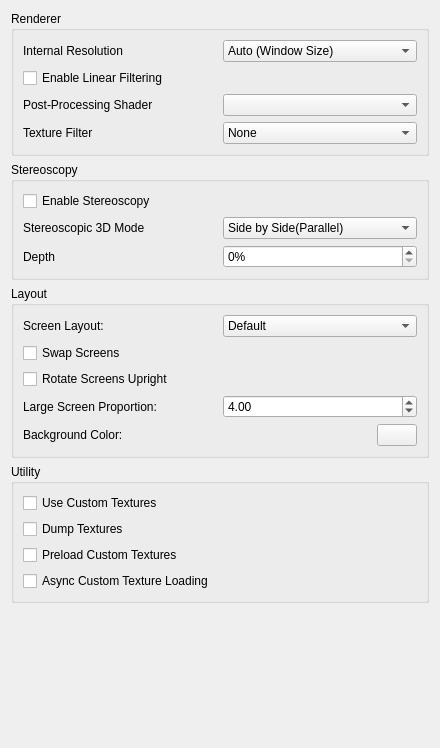
<?xml version="1.0" encoding="UTF-8"?>
<ui version="4.0">
 <class>ConfigureEnhancements</class>
 <widget class="QWidget" name="ConfigureEnhancements">
  <property name="geometry">
   <rect>
    <x>0</x>
    <y>0</y>
    <width>440</width>
    <height>748</height>
   </rect>
  </property>
  <property name="minimumSize">
   <size>
    <width>0</width>
    <height>0</height>
   </size>
  </property>
  <property name="windowTitle">
   <string>Form</string>
  </property>
  <layout class="QVBoxLayout" name="verticalLayout">
   <item>
    <widget class="QGroupBox" name="rendererBox">
     <property name="title">
      <string>Renderer</string>
     </property>
     <layout class="QVBoxLayout" name="verticalLayout_6">
      <item>
       <widget class="QWidget" name="widget_resolution" native="true">
        <layout class="QHBoxLayout" name="horizontalLayout">
         <property name="leftMargin">
          <number>0</number>
         </property>
         <property name="topMargin">
          <number>0</number>
         </property>
         <property name="rightMargin">
          <number>0</number>
         </property>
         <property name="bottomMargin">
          <number>0</number>
         </property>
         <item>
          <widget class="QLabel" name="resolution_label">
           <property name="text">
            <string>Internal Resolution</string>
           </property>
          </widget>
         </item>
         <item>
          <widget class="QComboBox" name="resolution_factor_combobox">
           <item>
            <property name="text">
             <string>Auto (Window Size)</string>
            </property>
           </item>
           <item>
            <property name="text">
             <string>Native (400x240)</string>
            </property>
           </item>
           <item>
            <property name="text">
             <string>2x Native (800x480)</string>
            </property>
           </item>
           <item>
            <property name="text">
             <string>3x Native (1200x720)</string>
            </property>
           </item>
           <item>
            <property name="text">
             <string>4x Native (1600x960)</string>
            </property>
           </item>
           <item>
            <property name="text">
             <string>5x Native (2000x1200)</string>
            </property>
           </item>
           <item>
            <property name="text">
             <string>6x Native (2400x1440)</string>
            </property>
           </item>
           <item>
            <property name="text">
             <string>7x Native (2800x1680)</string>
            </property>
           </item>
           <item>
            <property name="text">
             <string>8x Native (3200x1920)</string>
            </property>
           </item>
           <item>
            <property name="text">
             <string>9x Native (3600x2160)</string>
            </property>
           </item>
           <item>
            <property name="text">
             <string>10x Native (4000x2400)</string>
            </property>
           </item>
          </widget>
         </item>
        </layout>
       </widget>
      </item>
      <item>
       <widget class="QCheckBox" name="toggle_linear_filter">
        <property name="text">
         <string>Enable Linear Filtering</string>
        </property>
       </widget>
      </item>
      <item>
       <widget class="QWidget" name="widget_shader" native="true">
        <layout class="QHBoxLayout" name="horizontalLayout_11">
         <property name="leftMargin">
          <number>0</number>
         </property>
         <property name="topMargin">
          <number>0</number>
         </property>
         <property name="rightMargin">
          <number>0</number>
         </property>
         <property name="bottomMargin">
          <number>0</number>
         </property>
         <item>
          <widget class="QLabel" name="shader_label">
           <property name="text">
            <string>Post-Processing Shader</string>
           </property>
          </widget>
         </item>
         <item>
          <widget class="QComboBox" name="shader_combobox"/>
         </item>
        </layout>
       </widget>
      </item>
      <item>
       <widget class="QWidget" name="widget_texture_filter" native="true">
        <layout class="QHBoxLayout" name="horizontalLayout_3">
         <property name="leftMargin">
          <number>0</number>
         </property>
         <property name="topMargin">
          <number>0</number>
         </property>
         <property name="rightMargin">
          <number>0</number>
         </property>
         <property name="bottomMargin">
          <number>0</number>
         </property>
         <item>
          <widget class="QLabel" name="texture_filter_label">
           <property name="text">
            <string>Texture Filter</string>
           </property>
          </widget>
         </item>
         <item>
          <widget class="QComboBox" name="texture_filter_combobox">
           <item>
            <property name="text">
             <string>None</string>
            </property>
           </item>
           <item>
            <property name="text">
             <string>Anime4K</string>
            </property>
           </item>
           <item>
            <property name="text">
             <string>Bicubic</string>
            </property>
           </item>
           <item>
            <property name="text">
             <string>ScaleForce</string>
            </property>
           </item>
           <item>
            <property name="text">
             <string>xBRZ</string>
            </property>
           </item>
           <item>
            <property name="text">
             <string>MMPX</string>
            </property>
           </item>
          </widget>
         </item>
        </layout>
       </widget>
      </item>
     </layout>
    </widget>
   </item>
   <item>
    <widget class="QGroupBox" name="stereo_group">
     <property name="title">
      <string>Stereoscopy</string>
     </property>
     <layout class="QVBoxLayout" name="verticalLayout_4">
      <item>
       <layout class="QHBoxLayout" name="I71_horizontalLayout_0">
        <item>
         <widget class="QCheckBox" name="I71_toggle_stereoscopy">
          <property name="text">
           <string>Enable Stereoscopy</string>
          </property>
         </widget>
        </item>
       </layout>
      </item>
      <item>
       <layout class="QHBoxLayout" name="horizontalLayout_5">
        <item>
         <widget class="QLabel" name="label_4">
          <property name="text">
           <string>Stereoscopic 3D Mode</string>
          </property>
         </widget>
        </item>
        <item>
         <widget class="QComboBox" name="render_3d_combobox">
          <item>
           <property name="text">
            <string>Side by Side(Parallel)</string>
           </property>
          </item>
          <item>
           <property name="text">
            <string>Side by Side(Cross)</string>
           </property>
          </item>
          <item>
           <property name="text">
            <string>Anaglyph</string>
           </property>
          </item>
          <item>
           <property name="text">
            <string>Interlaced</string>
           </property>
          </item>
          <item>
           <property name="text">
            <string>Reverse Interlaced</string>
           </property>
          </item>
         </widget>
        </item>
       </layout>
      </item>
      <item>
       <layout class="QHBoxLayout" name="horizontalLayout_7">
        <item>
         <widget class="QLabel" name="label_3">
          <property name="text">
           <string>Depth</string>
          </property>
         </widget>
        </item>
        <item>
         <widget class="QSpinBox" name="factor_3d">
          <property name="suffix">
           <string>%</string>
          </property>
          <property name="minimum">
           <number>0</number>
          </property>
          <property name="maximum">
           <number>100</number>
          </property>
          <property name="value">
           <number>0</number>
          </property>
         </widget>
        </item>
       </layout>
      </item>
     </layout>
    </widget>
   </item>
   <item>
    <widget class="QGroupBox" name="layout_group">
     <property name="title">
      <string>Layout</string>
     </property>
     <layout class="QVBoxLayout" name="verticalLayout_3">
      <item>
       <widget class="QWidget" name="widget_layout" native="true">
        <layout class="QHBoxLayout" name="screen_layout_group">
         <property name="leftMargin">
          <number>0</number>
         </property>
         <property name="topMargin">
          <number>0</number>
         </property>
         <property name="rightMargin">
          <number>0</number>
         </property>
         <property name="bottomMargin">
          <number>0</number>
         </property>
         <item>
          <widget class="QLabel" name="layout_label">
           <property name="text">
            <string>Screen Layout:</string>
           </property>
          </widget>
         </item>
         <item>
          <widget class="QComboBox" name="layout_combobox">
           <item>
            <property name="text">
             <string>Default</string>
            </property>
           </item>
           <item>
            <property name="text">
             <string>Single Screen</string>
            </property>
           </item>
           <item>
            <property name="text">
             <string>Large Screen</string>
            </property>
           </item>
           <item>
            <property name="text">
             <string>Side by Side</string>
            </property>
           </item>
           <item>
            <property name="text">
             <string>Separate Windows</string>
            </property>
           </item>
           <item>
            <property name="text">
             <string>Hybrid Screen</string>
            </property>
           </item>
          </widget>
         </item>
        </layout>
       </widget>
      </item>
      <item>
       <widget class="QCheckBox" name="toggle_swap_screen">
        <property name="text">
         <string>Swap Screens</string>
        </property>
       </widget>
      </item>
      <item>
       <widget class="QCheckBox" name="toggle_upright_screen">
        <property name="text">
         <string>Rotate Screens Upright</string>
        </property>
       </widget>
      </item>
      <item>
       <widget class="QWidget" name="widget" native="true">
        <layout class="QHBoxLayout" name="proportion_layout">
         <property name="leftMargin">
          <number>0</number>
         </property>
         <property name="topMargin">
          <number>0</number>
         </property>
         <property name="rightMargin">
          <number>0</number>
         </property>
         <property name="bottomMargin">
          <number>0</number>
         </property>
         <item>
          <widget class="QLabel" name="label_31">
           <property name="text">
            <string>Large Screen Proportion:</string>
           </property>
          </widget>
         </item>
         <item>
          <widget class="QDoubleSpinBox" name="large_screen_proportion">
           <property name="minimum">
            <double>1.000000000000000</double>
           </property>
           <property name="maximum">
            <double>16.000000000000000</double>
           </property>
           <property name="value">
            <double>4.000000000000000</double>
           </property>
          </widget>
         </item>
        </layout>
       </widget>
      </item>
      <item>
       <widget class="QWidget" name="bg_color_group" native="true">
        <layout class="QHBoxLayout" name="bg_color_group_2">
         <property name="leftMargin">
          <number>0</number>
         </property>
         <property name="topMargin">
          <number>0</number>
         </property>
         <property name="rightMargin">
          <number>0</number>
         </property>
         <property name="bottomMargin">
          <number>0</number>
         </property>
         <item>
          <widget class="QLabel" name="bg_label">
           <property name="text">
            <string>Background Color:</string>
           </property>
          </widget>
         </item>
         <item>
          <widget class="QPushButton" name="bg_button">
           <property name="maximumSize">
            <size>
             <width>40</width>
             <height>16777215</height>
            </size>
           </property>
          </widget>
         </item>
        </layout>
       </widget>
      </item>
     </layout>
    </widget>
   </item>
   <item>
    <widget class="QGroupBox" name="utilityBox">
     <property name="title">
      <string>Utility</string>
     </property>
     <layout class="QVBoxLayout" name="verticalLayout_8">
      <item>
       <widget class="QCheckBox" name="toggle_custom_textures">
        <property name="toolTip">
         <string>&lt;html&gt;&lt;head/&gt;&lt;body&gt;&lt;p&gt;Replace textures with PNG files.&lt;/p&gt;&lt;p&gt;Textures are loaded from load/textures/[Title ID]/.&lt;/p&gt;&lt;/body&gt;&lt;/html&gt;</string>
        </property>
        <property name="text">
         <string>Use Custom Textures</string>
        </property>
       </widget>
      </item>
      <item>
       <widget class="QCheckBox" name="toggle_dump_textures">
        <property name="toolTip">
         <string>&lt;html&gt;&lt;head/&gt;&lt;body&gt;&lt;p&gt;Dump textures to PNG files.&lt;/p&gt;&lt;p&gt;Textures are dumped to dump/textures/[Title ID]/.&lt;/p&gt;&lt;/body&gt;&lt;/html&gt;</string>
        </property>
        <property name="text">
         <string>Dump Textures</string>
        </property>
       </widget>
      </item>
      <item>
       <widget class="QCheckBox" name="toggle_preload_textures">
        <property name="toolTip">
         <string>&lt;html&gt;&lt;head/&gt;&lt;body&gt;&lt;p&gt;Load all custom textures into memory on boot, instead of loading them when the game requires them.&lt;/p&gt;&lt;/body&gt;&lt;/html&gt;</string>
        </property>
        <property name="text">
         <string>Preload Custom Textures</string>
        </property>
       </widget>
      </item>
      <item>
       <widget class="QCheckBox" name="toggle_async_custom_loading">
        <property name="toolTip">
         <string>&lt;html&gt;&lt;head/&gt;&lt;body&gt;&lt;p&gt;Load custom textures asynchronously with background threads to reduce loading stutter&lt;/p&gt;&lt;/body&gt;&lt;/html&gt;</string>
        </property>
        <property name="text">
         <string>Async Custom Texture Loading</string>
        </property>
       </widget>
      </item>
     </layout>
    </widget>
   </item>
   <item>
    <spacer name="verticalSpacer">
     <property name="orientation">
      <enum>Qt::Vertical</enum>
     </property>
     <property name="sizeHint" stdset="0">
      <size>
       <width>20</width>
       <height>165</height>
      </size>
     </property>
    </spacer>
   </item>
  </layout>
 </widget>
 <tabstops>
  <tabstop>resolution_factor_combobox</tabstop>
  <tabstop>toggle_linear_filter</tabstop>
  <tabstop>shader_combobox</tabstop>
  <tabstop>texture_filter_combobox</tabstop>
  <tabstop>I71_toggle_stereoscopy</tabstop>
  <tabstop>render_3d_combobox</tabstop>
  <tabstop>factor_3d</tabstop>
  <tabstop>mono_rendering_eye</tabstop>
  <tabstop>layout_combobox</tabstop>
  <tabstop>toggle_swap_screen</tabstop>
  <tabstop>toggle_upright_screen</tabstop>
  <tabstop>large_screen_proportion</tabstop>
  <tabstop>bg_button</tabstop>
  <tabstop>toggle_custom_textures</tabstop>
  <tabstop>toggle_dump_textures</tabstop>
  <tabstop>toggle_preload_textures</tabstop>
 </tabstops>
 <resources/>
 <connections/>
</ui>
